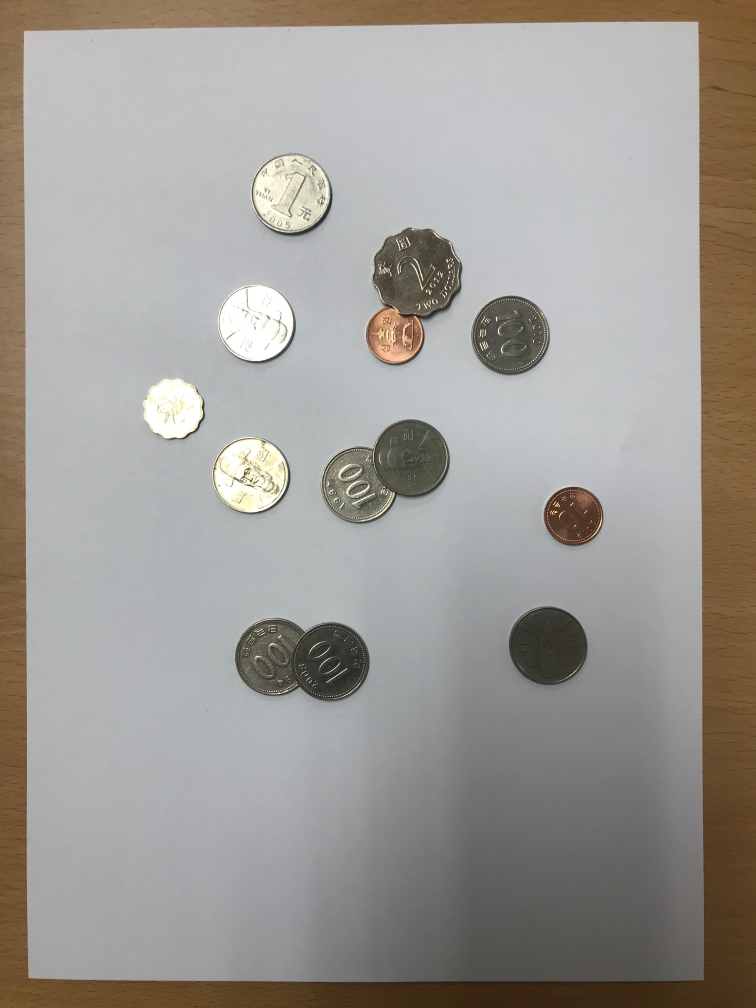
#> input picture 1-CoinCounting/dataset_for_coins/IMG_8255.JPG, 3024 x 4032 px (shown at 1/4 size)
$ python CoinCounting3.py
#> lines starting #> are read from the running program, lines starting #| are printed output that depends on the picture
import numpy as np
import cv2
from PIL import Image
import os
import matplotlib.pyplot as plt

file3 = "IMG_8255.JPG"

def images(file):
#> called with file = 'IMG_8255.JPG'
    count = 1
    path = os.path.join(os.path.dirname(__file__), "dataset_for_coins")
    image = os.path.join(path, file)
    img = cv2.imread(image)
#> img is the input picture: shape (4032, 3024, 3); mean B, G, R 149.8, 154.6, 158.1
    img_resized = cv2.resize(img, (1024, 1280))
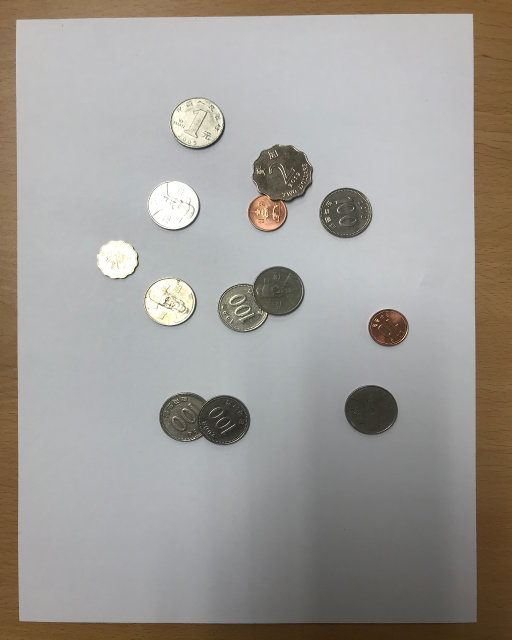
#> img_resized: shape (1280, 1024, 3) (shown at 1/2 size); mean B, G, R 149.8, 154.6, 158.1
    img_resized = cv2.medianBlur(img_resized, 5)
    gray = cv2.cvtColor(img_resized, cv2.COLOR_BGR2GRAY)
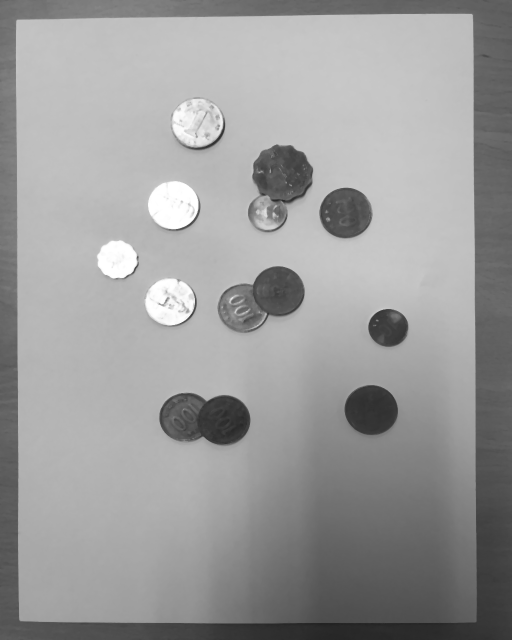
#> gray: shape (1280, 1024) (shown at 1/2 size); min 33, max 255, mean 155.1

    # GaussianBlur is used to remove gaussian noise from the image.
    gray_blur = cv2.GaussianBlur(gray, (15, 15), 0)
    contours = cv2.HoughCircles(gray_blur, cv2.HOUGH_GRADIENT, 1, 70, \
    	param1 = 55, param2 = 38, minRadius = 0, maxRadius =0 )
#> contours = 14 rows, first 8: [691.5, 426.5, 51.6], [558.5, 582.5, 50.1], [340.5, 602.5, 47.1], [395.5, 244.5, 49], [741.5, 822.5, 52.6], [349.5, 409.5, 46.3], [451.5, 839.5, 48.6], [487.5, 611.5, 54.1]
    # thresh = cv2.adaptiveThreshold(contours, 255, cv2.ADAPTIVE_THRESH_GAUSSIAN_C, cv2.THRESH_BINARY_INV, 15, 1)

    contours = np.uint16(np.around(contours))
#> contours = 14 rows, first 8: [692, 426, 52], [558, 582, 50], [340, 602, 47], [396, 244, 49], [742, 822, 53], [350, 410, 46], [452, 840, 49], [488, 612, 54]

    for contour in contours[0,:]:

        cv2.circle(img_resized, (contour[0], contour[1]), contour[2], \
        	(0, 0, 255),5)
        cv2.circle(img_resized, (contour[0], contour[1]), 2, (0,255,0), 1)
        cv2.putText(img_resized, 'Coin-' + str(count), \
        	(contour[0]-80,contour[1]-70), cv2.FONT_ITALIC,1.1,(120,200,0),3)
        count +=1
#> this loop made 14 passes
#> contour on passes 1 to 12: [692, 426, 52], [558, 582, 50], [340, 602, 47], [396, 244, 49], [742, 822, 53], [350, 410, 46], [452, 840, 49], [488, 612, 54], [776, 656, 39], [536, 424, 40], [364, 834, 46], [424, 508, 174]
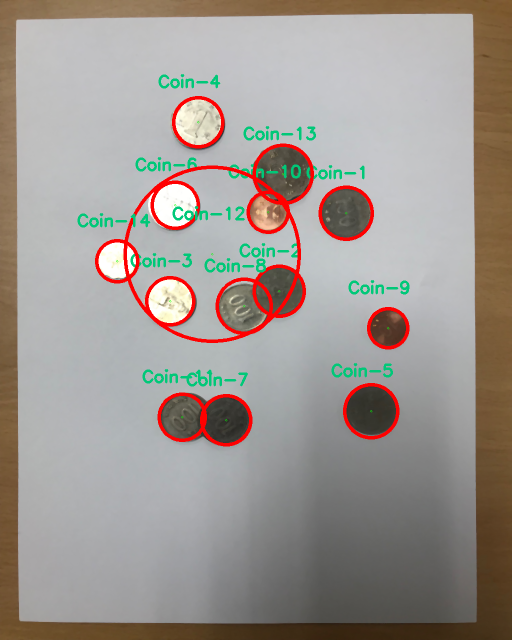
#> img_resized: shape (1280, 1024, 3) (shown at 1/2 size); mean B, G, R 145.2, 150.9, 158.3
#> after the loop, count = 15

    showImage(img_resized)


def showImage(img):

    plt.figure(figsize=(16,9))
    plt.title("Enclosed contours")
    plt.axis('off')
    plt.imshow(cv2.cvtColor(img, cv2.COLOR_BGR2RGB))
    plt.show()


if __name__ == '__main__':
	images(file3)

$ run again, with 1-CoinCounting/dataset_for_coins/IMG_8256.JPG copied over 1-CoinCounting/dataset_for_coins/IMG_8255.JPG
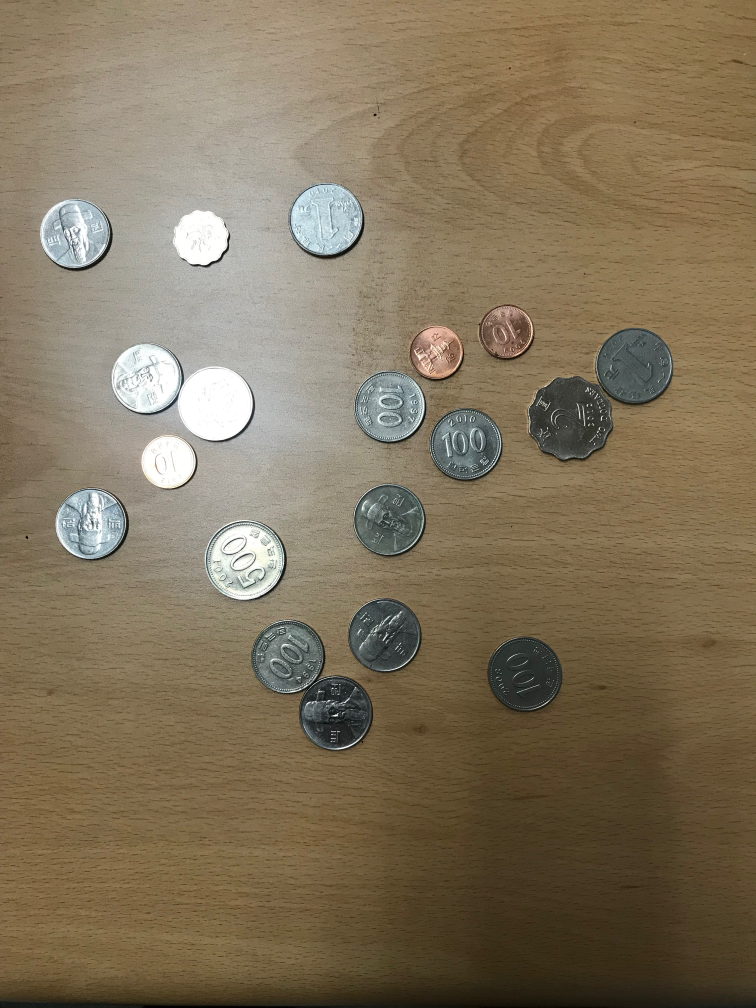
#> input picture 1-CoinCounting/dataset_for_coins/IMG_8256.JPG, 3024 x 4032 px (shown at 1/4 size)
#> in images, img is the input picture: shape (4032, 3024, 3); mean B, G, R 91, 115.2, 129.4
#> in images, `gray = cv2.cvtColor(img_resized, cv2.COLOR_BGR2GRAY)`:
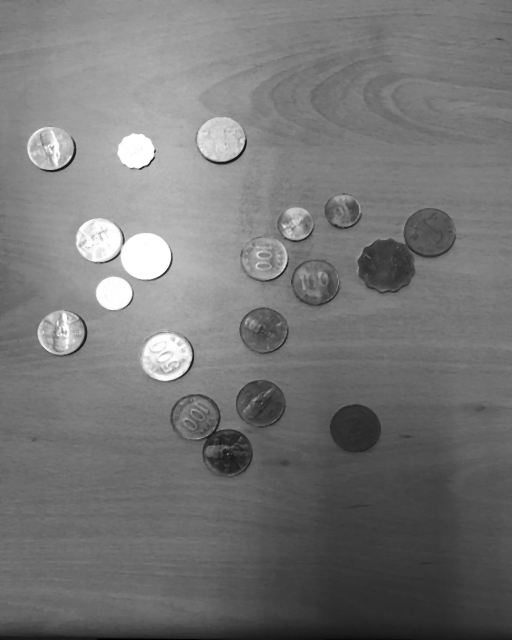
#> gray: shape (1280, 1024) (shown at 1/2 size); min 0, max 255, mean 117.3
#> in images, `contours = cv2.HoughCircles(gray_blur, cv2.HOUGH_GRADIENT, 1, 70, \ pa..`: contours = 18 rows, first 8: [442.5, 281.5, 48.2], [526.5, 661.5, 48], [710.5, 858.5, 50.6], [125.5, 664.5, 42.1], [104.5, 295.5, 41.8], [195.5, 480.5, 44.1], [386.5, 834.5, 47.1], [335.5, 711.5, 53.7]
#> in images, `contours = np.uint16(np.around(contours))`: contours = 18 rows, first 8: [442, 282, 48], [526, 662, 48], [710, 858, 51], [126, 664, 42], [104, 296, 42], [196, 480, 44], [386, 834, 47], [336, 712, 54]
#> the loop in images, `for contour in contours[0,:]: ` made 18 passes
#> after the loop in images, `for contour in contours[0,:]:`:
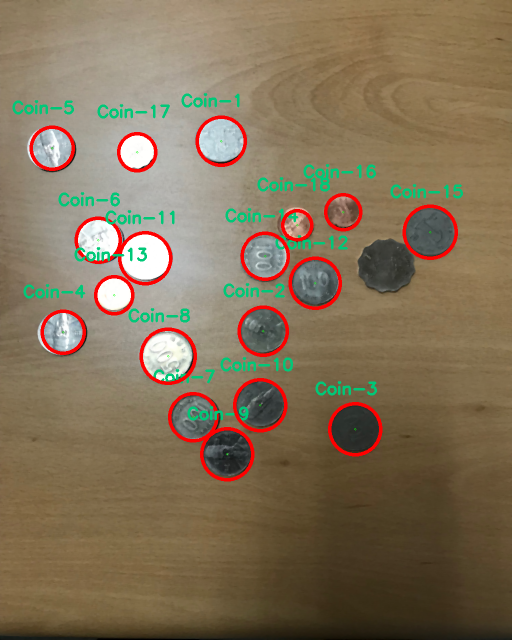
#> img_resized: shape (1280, 1024, 3) (shown at 1/2 size); mean B, G, R 88.3, 113.3, 130.5
#> after the loop in images, `for contour in contours[0,:]:`: count = 19
